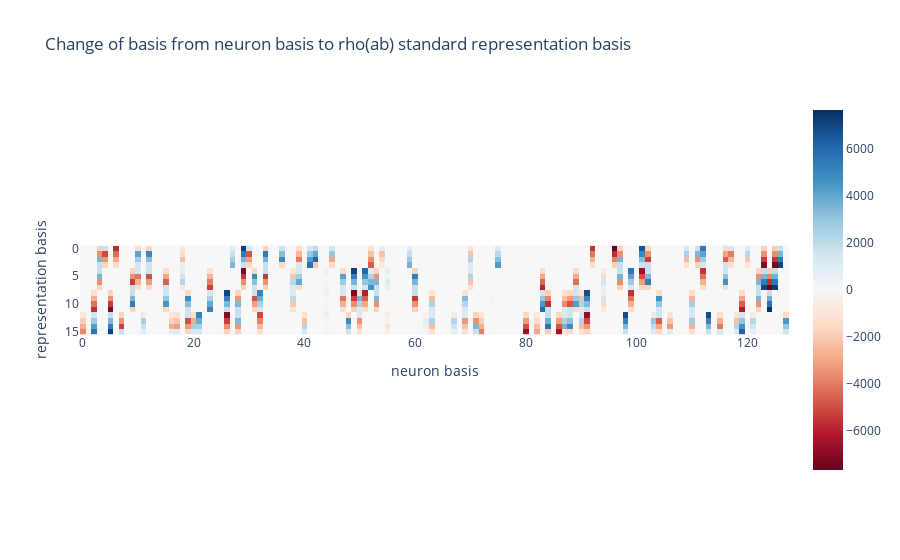
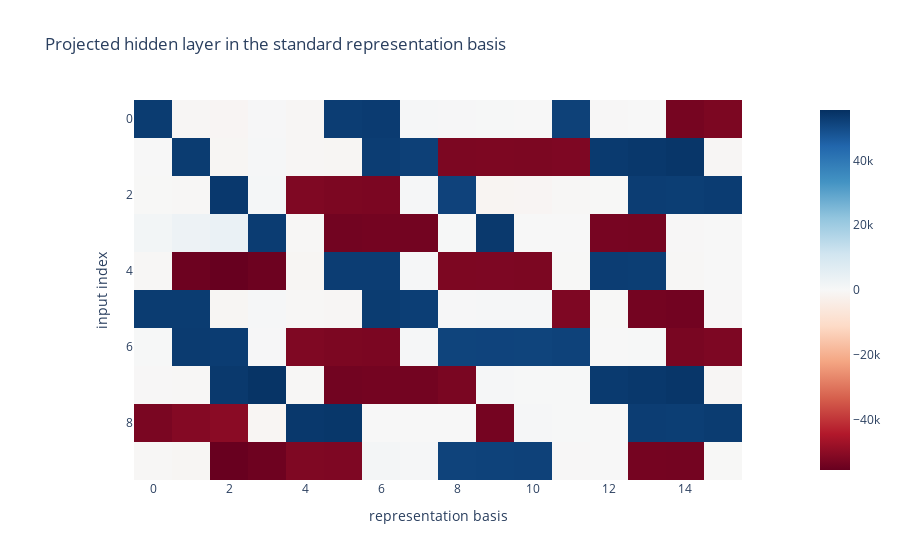
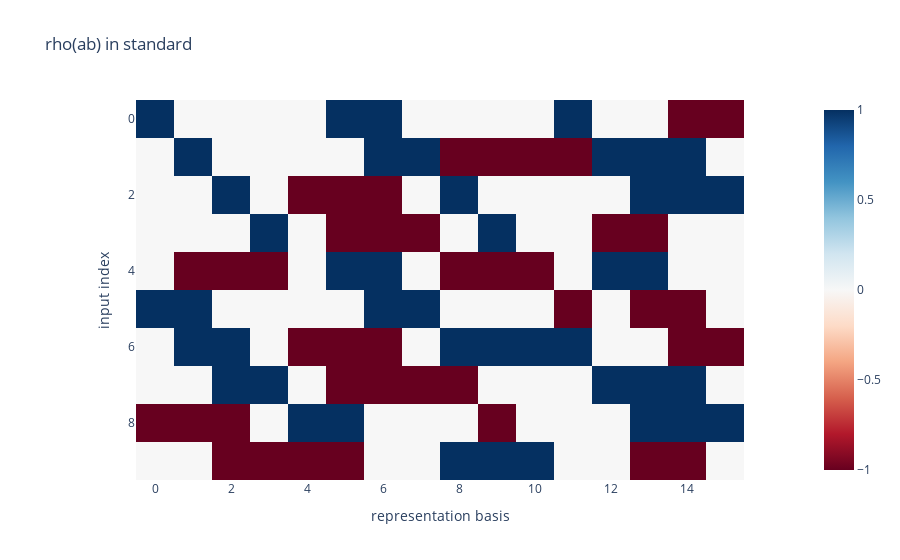
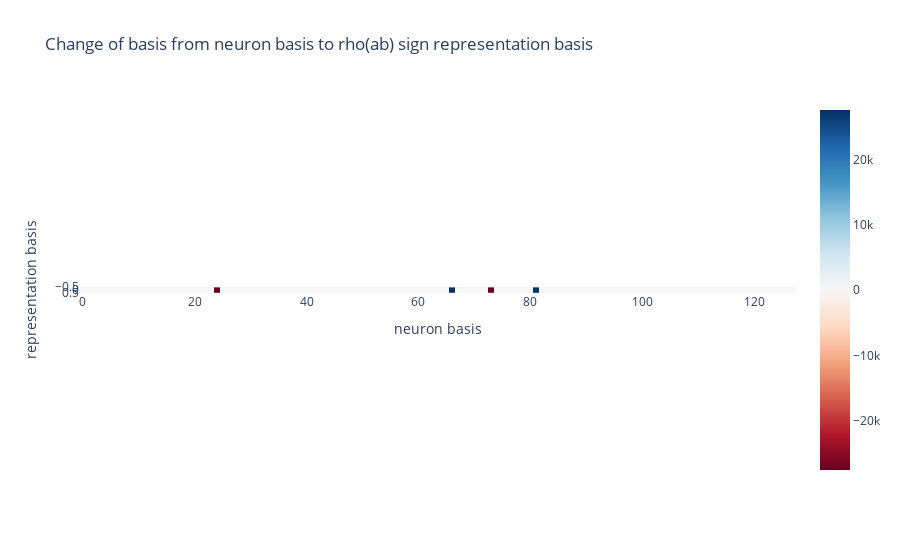

The code cell stored with these charts, in order, in its notebook:
### Code cell
# evidence: explicit extraction of \rho(ab). 

def projection_matrix_general(B):
    """Compute the projection matrix onto the space spanned by the columns of `B`
    Args:
        B: ndarray of dimension (D, M), the basis for the subspace
    
    Returns:
        P: the projection matrix
    """
    P = B @ (B.T @ B).inverse() @ B.T
    return P

hidden = activations['hidden'].reshape(group.order*group.order, -1)
hidden_to_reps_proj = {}

for rep_name in key_reps:
    hidden_reps_xy = group.irreps[rep_name].hidden_reps_xy



    P = projection_matrix_general(hidden_reps_xy)
    hidden_xy = P @ hidden

    hidden_to_reps_proj[rep_name] = hidden_reps_xy.T @ hidden_xy

    imshow(hidden_to_reps_proj[rep_name], title=f'Change of basis from neuron basis to rho(ab) {rep_name} representation basis', input2='neuron basis', input1='representation basis', save=f'{save_dir}/hidden_to_{rep_name}_rep_change_of_basis.png')

    hidden_in_rep = hidden_xy @ hidden_to_reps_proj[rep_name].T

    theoretical_reps = hidden_reps_xy.reshape(group.order*group.order, -1)
    imshow(hidden_in_rep[:10], title=f'Projected hidden layer in the {rep_name} representation basis', input2='representation basis', input1='input index')
    imshow(theoretical_reps[:10], title=f'rho(ab) in {rep_name}', input2='representation basis', input1='input index')

    sim = F.cosine_similarity(hidden_in_rep.flatten(), theoretical_reps.flatten(), dim=0)
    print(f'Cosine similarity between hidden layer and theoretical representations: {sim}')

### Figure 1 — Plotly figure (JSON) as saved in the notebook; plotly's stock layout.template omitted (floating-point values rounded to 4 significant figures; data arrays with more than 128 entries replaced by an {"elided": "..."} marker saying what was removed)
{"data": [{"coloraxis": "coloraxis", "hovertemplate": "neuron basis: %{x}<br>representation basis: %{y}<br>color: %{z}<extra></extra>", "name": "0", "type": "heatmap", "xaxis": "x", "yaxis": "y", "z": {"elided": "16x128 float values"}}], "layout": {"coloraxis": {"cmid": 0, "colorscale": [[0, "rgb(103,0,31)"], [0.1, "rgb(178,24,43)"], [0.2, "rgb(214,96,77)"], [0.3, "rgb(244,165,130)"], [0.4, "rgb(253,219,199)"], [0.5, "rgb(247,247,247)"], [0.6, "rgb(209,229,240)"], [0.7, "rgb(146,197,222)"], [0.8, "rgb(67,147,195)"], [0.9, "rgb(33,102,172)"], [1, "rgb(5,48,97)"]]}, "title": {"text": "Change of basis from neuron basis to rho(ab) standard representation basis"}, "xaxis": {"anchor": "y", "constrain": "domain", "domain": [0, 1], "scaleanchor": "y", "title": {"text": "neuron basis"}}, "yaxis": {"anchor": "x", "autorange": "reversed", "constrain": "domain", "domain": [0, 1], "title": {"text": "representation basis"}}}}

### Figure 2 — Plotly figure (JSON) as saved in the notebook; plotly's stock layout.template omitted (floating-point values rounded to 4 significant figures; data arrays with more than 128 entries replaced by an {"elided": "..."} marker saying what was removed)
{"data": [{"coloraxis": "coloraxis", "hovertemplate": "representation basis: %{x}<br>input index: %{y}<br>color: %{z}<extra></extra>", "name": "0", "type": "heatmap", "xaxis": "x", "yaxis": "y", "z": {"elided": "10x16 float values"}}], "layout": {"coloraxis": {"cmid": 0, "colorscale": [[0, "rgb(103,0,31)"], [0.1, "rgb(178,24,43)"], [0.2, "rgb(214,96,77)"], [0.3, "rgb(244,165,130)"], [0.4, "rgb(253,219,199)"], [0.5, "rgb(247,247,247)"], [0.6, "rgb(209,229,240)"], [0.7, "rgb(146,197,222)"], [0.8, "rgb(67,147,195)"], [0.9, "rgb(33,102,172)"], [1, "rgb(5,48,97)"]]}, "title": {"text": "Projected hidden layer in the standard representation basis"}, "xaxis": {"anchor": "y", "constrain": "domain", "domain": [0, 1], "scaleanchor": "y", "title": {"text": "representation basis"}}, "yaxis": {"anchor": "x", "autorange": "reversed", "constrain": "domain", "domain": [0, 1], "title": {"text": "input index"}}}}

### Figure 3 — Plotly figure (JSON) as saved in the notebook; plotly's stock layout.template omitted (floating-point values rounded to 4 significant figures; data arrays with more than 128 entries replaced by an {"elided": "..."} marker saying what was removed)
{"data": [{"coloraxis": "coloraxis", "hovertemplate": "representation basis: %{x}<br>input index: %{y}<br>color: %{z}<extra></extra>", "name": "0", "type": "heatmap", "xaxis": "x", "yaxis": "y", "z": {"elided": "10x16 int values"}}], "layout": {"coloraxis": {"cmid": 0, "colorscale": [[0, "rgb(103,0,31)"], [0.1, "rgb(178,24,43)"], [0.2, "rgb(214,96,77)"], [0.3, "rgb(244,165,130)"], [0.4, "rgb(253,219,199)"], [0.5, "rgb(247,247,247)"], [0.6, "rgb(209,229,240)"], [0.7, "rgb(146,197,222)"], [0.8, "rgb(67,147,195)"], [0.9, "rgb(33,102,172)"], [1, "rgb(5,48,97)"]]}, "title": {"text": "rho(ab) in standard"}, "xaxis": {"anchor": "y", "constrain": "domain", "domain": [0, 1], "scaleanchor": "y", "title": {"text": "representation basis"}}, "yaxis": {"anchor": "x", "autorange": "reversed", "constrain": "domain", "domain": [0, 1], "title": {"text": "input index"}}}}

### Figure 4 — Plotly figure (JSON) as saved in the notebook; plotly's stock layout.template omitted (floating-point values rounded to 4 significant figures)
{"data": [{"coloraxis": "coloraxis", "hovertemplate": "neuron basis: %{x}<br>representation basis: %{y}<br>color: %{z}<extra></extra>", "name": "0", "type": "heatmap", "xaxis": "x", "yaxis": "y", "z": [[-0.0004208, -1.485e-07, -0.0006304, 0.002423, 0.001143, 0.0003402, -0.002004, -0.00249, 5.451e-07, -0.00428, -0.0001875, 0.0002459, 0.001165, 5.171e-08, 3.185e-07, 0.001746, 0.001204, -7.66e-05, -0.001411, 0.00141, 0.001541, -0.001213, -0.0001161, -0.004426, -27550.0, -2.922e-05, -0.007178, 0.002874, 0.007722, -0.0003485, -1.588e-05, -0.001104, 0.001247, 0.0002548, -8.843, 9.815e-08, -0.001972, -3.176e-06, 0.0007028, 0.0003313, 0.001107, -0.00114, 0.001454, -4.685e-06, 0.0002441, -0.0001034, 1.232e-06, -0.0006878, -0.001312, -0.002263, 0.0007982, -0.0001924, -0.0007881, 0.002343, -0.001691, -0.0002292, 1.117e-06, 0.0002573, -64.4, 0.001864, 0.000106, -46.86, 0.0003716, 0.002091, 1.181e-06, 1.126e-05, 27530.0, -8.305e-05, 1.453e-07, -0.0001045, -4.404e-05, 0.005375, -0.0001306, -27490.0, -4.205e-05, -2.075e-05, 1.57e-05, 7.885e-07, -5.381e-06, -1.293, -0.003117, 27470.0, -0.0001458, 0.002871, 0.001846, 36.96, -0.01255, -0.0009095, 0.0005181, -6.546e-05, -0.001284, -0.00138, -0.0007694, 1.256e-06, 0.001182, 2.107e-06, 0.003054, -0.0001344, 3.589e-05, -0.00295, 7.476e-06, -0.0006526, 0.001942, 0.004026, -0.0007369, -3.91e-06, 0.002345, 1.552, 4.489e-06, 0.00106, 0.0002739, -0.001698, 0.000968, -0.0006921, 1.221e-07, 0.0008831, -0.001886, -0.0004611, 0.002186, -0.001698, 0.001781, 0.001306, -0.001126, -0.001696, -0.001709, 0.002648, 0.003837, 0.0007428]]}], "layout": {"coloraxis": {"cmid": 0, "colorscale": [[0, "rgb(103,0,31)"], [0.1, "rgb(178,24,43)"], [0.2, "rgb(214,96,77)"], [0.3, "rgb(244,165,130)"], [0.4, "rgb(253,219,199)"], [0.5, "rgb(247,247,247)"], [0.6, "rgb(209,229,240)"], [0.7, "rgb(146,197,222)"], [0.8, "rgb(67,147,195)"], [0.9, "rgb(33,102,172)"], [1, "rgb(5,48,97)"]]}, "title": {"text": "Change of basis from neuron basis to rho(ab) sign representation basis"}, "xaxis": {"anchor": "y", "constrain": "domain", "domain": [0, 1], "scaleanchor": "y", "title": {"text": "neuron basis"}}, "yaxis": {"anchor": "x", "autorange": "reversed", "constrain": "domain", "domain": [0, 1], "title": {"text": "representation basis"}}}}
